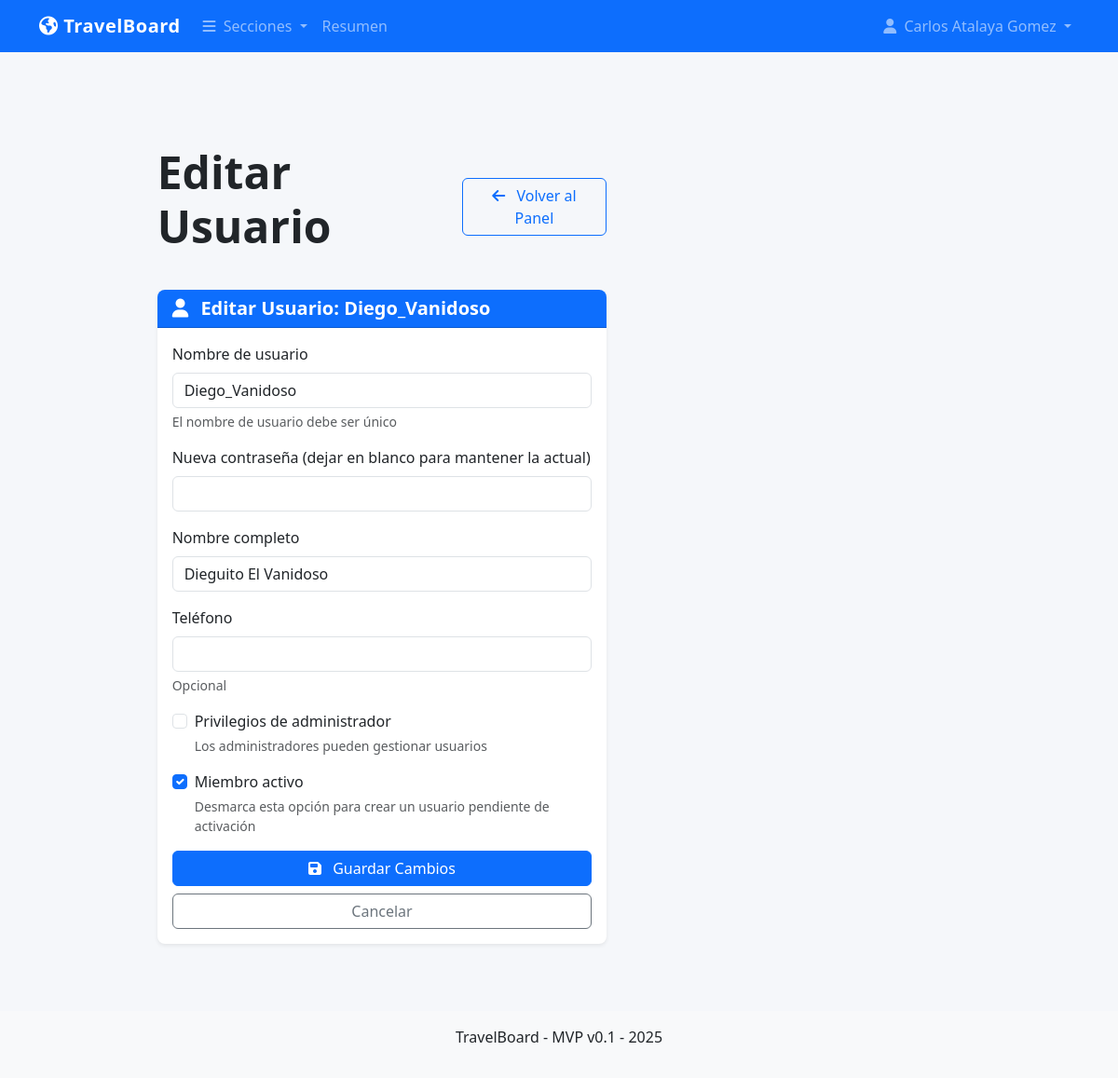
Before: /auth/admin/user/2/edit (signed in) with the older database file.
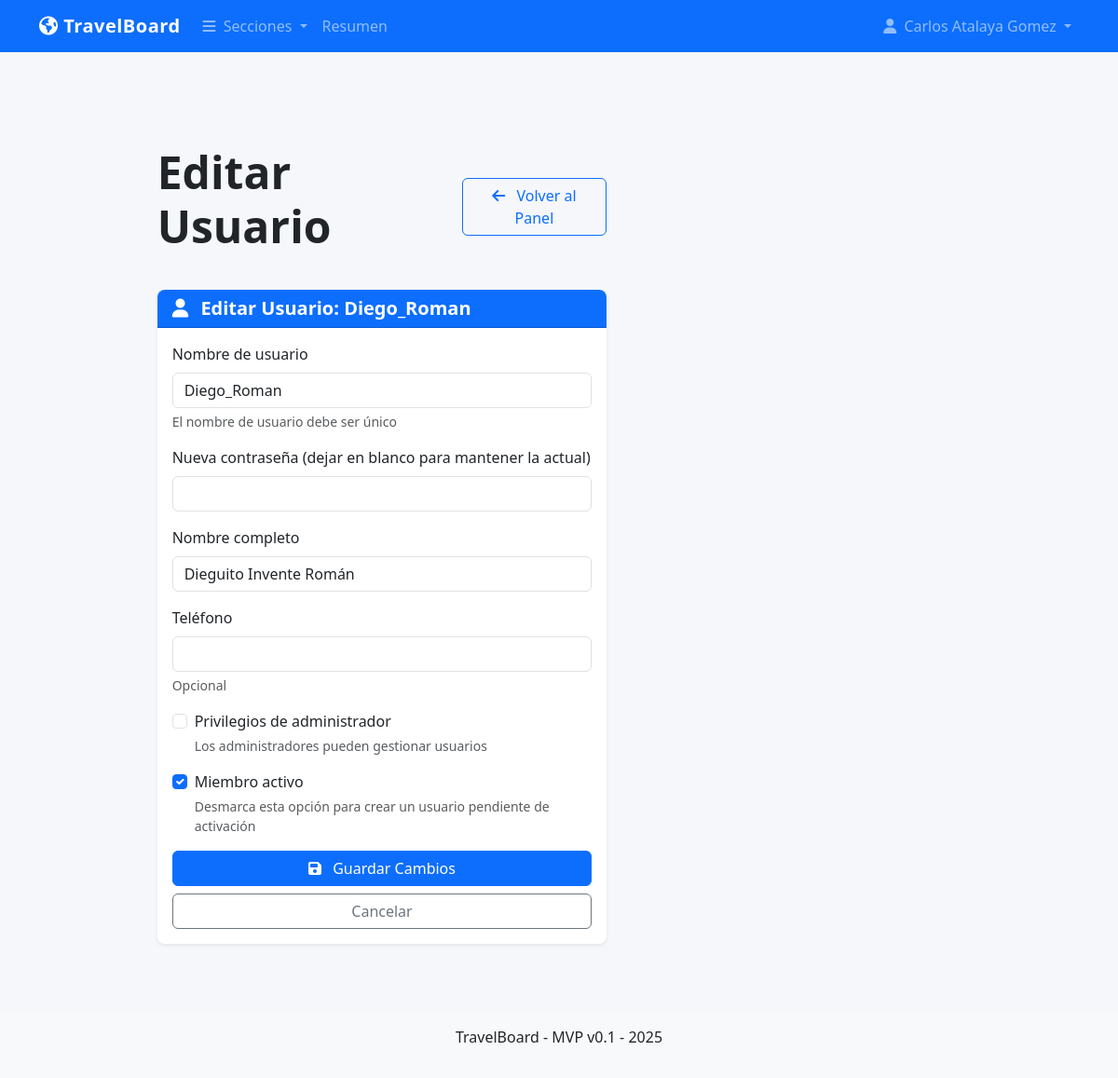
After: the same page with the newer database file.
### models.py (models this page shows, shortened)
class User(UserMixin, db.Model):
    id = db.Column(db.Integer, primary_key=True)
    username = db.Column(db.String(80), unique=True, nullable=False)
    password_hash = db.Column(db.String(200), nullable=False)
    name = db.Column(db.String(100), nullable=False)
    phone = db.Column(db.String(20), nullable=True)
    is_admin = db.Column(db.Boolean, default=False)
    is_active_member = db.Column(db.Boolean, default=True)  # Campo para activación

### auth.py (the view, shortened to what this page needs)
@auth.route('/admin/user/<int:user_id>/edit', methods=['GET', 'POST'])
@login_required
@admin_required
def edit_user(user_id):
    user = User.query.get_or_404(user_id)
    current_date = datetime.now(pytz.UTC)
    return render_template('user_form.html', action='edit', user=user, current_date=current_date)

### app.py (called while the page is built)
@login_manager.user_loader
def load_user(user_id):
    return User.query.get(int(user_id))

@app.before_request
def check_initial_setup():
    public_endpoints = ['static', 'setup', 'auth.login', 'auth.logout']
    if request.endpoint in public_endpoints:
        return None
    user_count = User.query.count()
    if user_count == 0 and request.endpoint != 'setup':
        return redirect(url_for('setup'))
    if not current_user.is_authenticated and request.endpoint not in public_endpoints:
        return redirect(url_for('auth.login'))

### auth.py (called while the page is built)
def admin_required(f):
    @wraps(f)
    def decorated_function(*args, **kwargs):
        if not current_user.is_authenticated or not current_user.is_admin:
            flash('Se requieren permisos de administrador para acceder a esta página', 'danger')
            return redirect(url_for('auth.login'))
        return f(*args, **kwargs)
    return decorated_function

### templates/user_form.html (shortened to what the changed rows need)
{% extends "base.html" %}
{% block content %}
<div class="row">
    <div class="col-12 col-md-8 mx-auto">
        <div class="d-flex justify-content-between align-items-center mb-4">
            <h1 class="display-5">
                {% if action == 'add' %}
                    Añadir Usuario
                {% else %}
                    Editar Usuario
                {% endif %}
            </h1>
        </div>
        <div class="card">
            <div class="card-header bg-primary text-white">
                <h5 class="mb-0">
                    <i class="fas fa-user me-2"></i>
                    {% if action == 'add' %}
                        Nuevo Usuario
                    {% else %}
                        Editar Usuario: {{ user.username }}
                    {% endif %}
                </h5>
            </div>
            <div class="card-body">
                <form method="POST">
                    <div class="mb-3">
                        <label for="username" class="form-label">Nombre de usuario</label>
                        <input type="text" class="form-control" id="username" name="username"
                               value="{{ user.username if user else '' }}" required>
                        <div class="form-text">El nombre de usuario debe ser único</div>
                    </div>
                    <div class="mb-3">
                        <label for="name" class="form-label">Nombre completo</label>
                        <input type="text" class="form-control" id="name" name="name"
                               value="{{ user.name if user else '' }}" required>
                    </div>
                    <div class="mb-3 form-check">
                        <input type="checkbox" class="form-check-input" id="is_admin" name="is_admin"
                               {% if user and user.is_admin %}checked{% endif %}>
                        <label class="form-check-label" for="is_admin">Privilegios de administrador</label>
                        <div class="form-text">Los administradores pueden gestionar usuarios</div>
                    </div>
                    <div class="mb-3 form-check">
                        <input type="checkbox" class="form-check-input" id="is_active_member" name="is_active_member"
                               {% if user and user.is_active_member %}checked{% endif %}
                               {% if action == 'add' %}checked{% endif %}>
                        <label class="form-check-label" for="is_active_member">Miembro activo</label>
                        <div class="form-text">Desmarca esta opción para crear un usuario pendiente de activación</div>
                    </div>
                </form>
            </div>
        </div>
    </div>
</div>
{% endblock %}

Changed rows visible on the page:
changed User: username "Diego_Vanidoso" → "Diego_Roman"; name "Dieguito El Vanidoso" → "Dieguito Invente Román"
